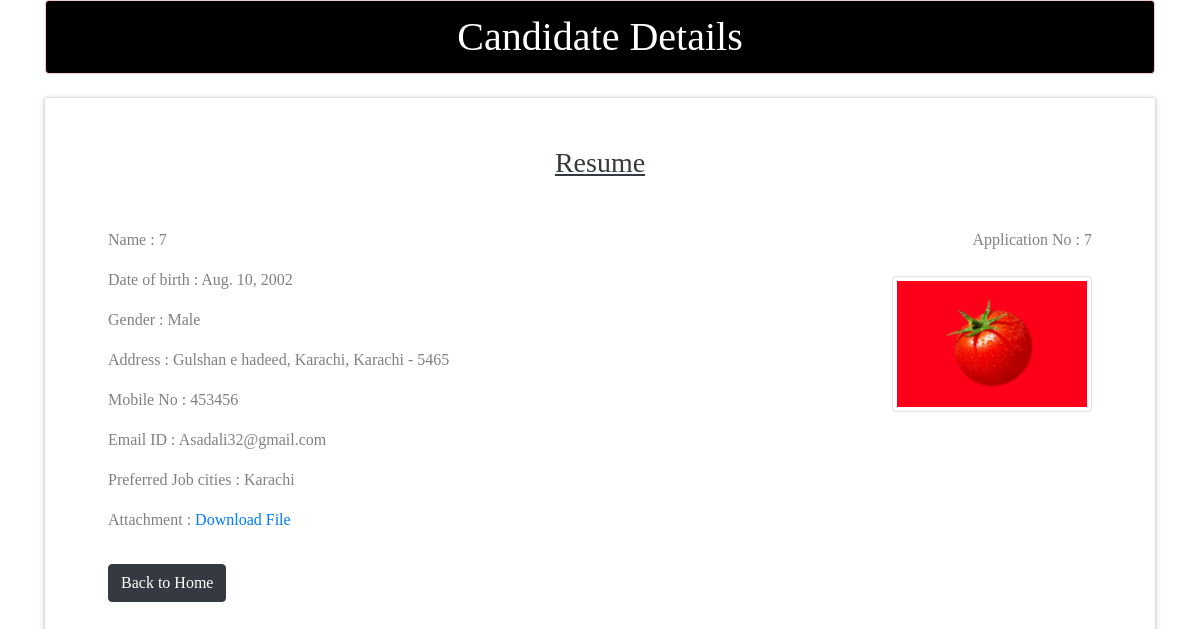
/7, run on the app's committed database.
### myapp/models.py (models this page shows)
class Resume(models.Model):
    name = models.CharField(max_length=100)
    dob = models.DateField(auto_now=False,auto_now_add=False)
    gender = models.CharField(max_length=100)
    locality = models.CharField(max_length=100)
    city = models.CharField(max_length=100)
    pin = models.PositiveIntegerField()
    state = models.CharField(choices= STATE_CHOICE,max_length=50)
    mobile = models.PositiveIntegerField()
    email = models.EmailField(max_length = 254)
    job_city = models.CharField(max_length=100)
    profile_image = models.ImageField(upload_to='profileimg',blank=True)
    my_file = models.ImageField(upload_to='doc', blank=True)

### myapp/views.py (the view)
# urls.py: path('<int:pk>',views.CandidateView.as_view(),name='candidate')
class CandidateView(View):
    def get(self,request,pk):
        candidate =Resume.objects.get(pk=pk)
        return render(request,"myapp/candidate.html",{'candidate':candidate})

### myapp/templatetags/filters.py (called while the page is built)
@register.filter(name='remove_special')
def remove_chars(value, arg):
    for character in arg:
        value = value.replace(character,"")
    return value

### myapp/templates/myapp/candidate.html (shortened to what this page needs)
<!doctype html>
<html lang="en">
  <head>
    <link rel="stylesheet" href="https://cdn.jsdelivr.net/npm/bootstrap@4.0.0/dist/css/bootstrap.min.css">
  </head>
  <body>
    <div class="container">
        <h1 class="text-center alert alert-danger text-white" style="background-color:black">Candidate Details</h1>
       <div class="container mt-4">
        <div class="row p-5 " id="shadow">
            <h3 class="text-center col-12 text-dark mb-5"><u>Resume</u></h3>
            <div class="col-sm-8">
                <p>Name : {{candidate.id}}</p>
                <p>Date of birth : {{candidate.dob}}</p>
                <p>Gender : {{candidate.gender}}</p>
                <p>Address : {{candidate.locality}}, {{candidate.city}}, {{candidate.state}} - {{candidate.pin}}</p>
                <p>Mobile No : {{candidate.mobile}}</p>
                <p>Email ID : {{candidate.email}}</p>{% load filters %}
                <p>Preferred Job cities : {{candidate.job_city|remove_special:"[]',"}}</p>
                <p>Attachment : <a href="{{candidate.my_file.url}}">Download File</a></p>
 <a href="/" class="btn btn-dark mt-3">Back to Home</a>
            </div>
            <div class="col-sm-4 text-right">
                 <p style="">Application No : {{candidate.id}}</p>
                <img src="{{candidate.profile_image.url}}" alt="" class="img-fluid img-thumbnail mt-2" width="200" height="200">
</div>
            </div>
        </div>
    </div>
  </body>
</html>

### myapp/templates/myapp/candidate.html (style rules this page uses)
* { font-family:all; }
#shadow { color:grey; box-shadow: 0 0px 2px 0 rgba(0, 0, 0, 0.2), 0 1px 7px 0 rgba(0, 0, 0, 0.19); }

### data on the page
Resume: id "7", dob "Aug. 10, 2002", gender "Male", locality "Gulshan e hadeed", city "Karachi", state "Karachi", pin "5465", mobile "453456", email "Asadali32@gmail.com", job_city|remove_special "Karachi", profile_image (picture)
